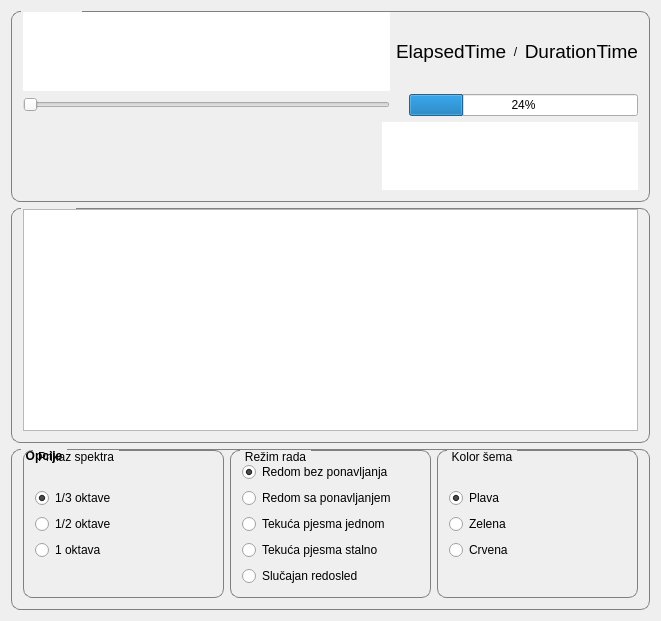
<?xml version="1.0" encoding="UTF-8"?>
<ui version="4.0">
 <class>Dialog</class>
 <widget class="QDialog" name="Dialog">
  <property name="geometry">
   <rect>
    <x>0</x>
    <y>0</y>
    <width>661</width>
    <height>621</height>
   </rect>
  </property>
  <property name="windowTitle">
   <string>Mp3 Player</string>
  </property>
  <layout class="QVBoxLayout" name="verticalLayout_8">
   <item>
    <widget class="QGroupBox" name="groupBox">
     <property name="sizePolicy">
      <sizepolicy hsizetype="Preferred" vsizetype="Fixed">
       <horstretch>0</horstretch>
       <verstretch>0</verstretch>
      </sizepolicy>
     </property>
     <property name="minimumSize">
      <size>
       <width>0</width>
       <height>191</height>
      </size>
     </property>
     <property name="maximumSize">
      <size>
       <width>16777215</width>
       <height>191</height>
      </size>
     </property>
     <property name="font">
      <font>
       <weight>75</weight>
       <bold>true</bold>
      </font>
     </property>
     <property name="styleSheet">
      <string notr="true">QGroupBox {
border: 1px solid gray;
border-radius: 9px;
margin-top: 0.5em;
}
QGroupBox::title {
subcontrol-origin: margin;
left: 10px;
padding: 0 3px 0 3px;
}</string>
     </property>
     <property name="title">
      <string>Trenutno</string>
     </property>
     <layout class="QHBoxLayout" name="horizontalLayout_3">
      <property name="topMargin">
       <number>0</number>
      </property>
      <item>
       <layout class="QGridLayout" name="gridLayout_2" rowstretch="0,10" columnstretch="10,0">
        <item row="1" column="1">
         <widget class="QTableWidget" name="tableWidget_2">
          <property name="focusPolicy">
           <enum>Qt::NoFocus</enum>
          </property>
          <property name="frameShape">
           <enum>QFrame::NoFrame</enum>
          </property>
          <property name="frameShadow">
           <enum>QFrame::Plain</enum>
          </property>
          <property name="verticalScrollBarPolicy">
           <enum>Qt::ScrollBarAlwaysOff</enum>
          </property>
          <property name="horizontalScrollBarPolicy">
           <enum>Qt::ScrollBarAlwaysOff</enum>
          </property>
          <property name="editTriggers">
           <set>QAbstractItemView::NoEditTriggers</set>
          </property>
          <property name="selectionMode">
           <enum>QAbstractItemView::NoSelection</enum>
          </property>
          <attribute name="horizontalHeaderVisible">
           <bool>false</bool>
          </attribute>
          <attribute name="verticalHeaderVisible">
           <bool>false</bool>
          </attribute>
         </widget>
        </item>
        <item row="0" column="0" colspan="2">
         <layout class="QGridLayout" name="gridLayout" columnstretch="5,0">
          <property name="sizeConstraint">
           <enum>QLayout::SetMinAndMaxSize</enum>
          </property>
          <property name="horizontalSpacing">
           <number>6</number>
          </property>
          <property name="verticalSpacing">
           <number>3</number>
          </property>
          <item row="0" column="0">
           <widget class="QListWidget" name="listWidget">
            <property name="font">
             <font>
              <family>Nimbus Roman No9 L</family>
              <pointsize>14</pointsize>
             </font>
            </property>
            <property name="styleSheet">
             <string notr="true"/>
            </property>
            <property name="frameShape">
             <enum>QFrame::NoFrame</enum>
            </property>
            <property name="frameShadow">
             <enum>QFrame::Plain</enum>
            </property>
            <property name="verticalScrollBarPolicy">
             <enum>Qt::ScrollBarAlwaysOff</enum>
            </property>
            <property name="editTriggers">
             <set>QAbstractItemView::NoEditTriggers</set>
            </property>
            <property name="selectionMode">
             <enum>QAbstractItemView::NoSelection</enum>
            </property>
            <property name="horizontalScrollMode">
             <enum>QAbstractItemView::ScrollPerPixel</enum>
            </property>
            <property name="currentRow">
             <number>-1</number>
            </property>
           </widget>
          </item>
          <item row="0" column="1">
           <layout class="QHBoxLayout" name="horizontalLayout">
            <item>
             <widget class="QLabel" name="label_2">
              <property name="font">
               <font>
                <pointsize>14</pointsize>
               </font>
              </property>
              <property name="text">
               <string>ElapsedTime</string>
              </property>
             </widget>
            </item>
            <item>
             <widget class="QLabel" name="label_4">
              <property name="text">
               <string>/</string>
              </property>
              <property name="alignment">
               <set>Qt::AlignCenter</set>
              </property>
             </widget>
            </item>
            <item>
             <widget class="QLabel" name="label">
              <property name="font">
               <font>
                <pointsize>14</pointsize>
               </font>
              </property>
              <property name="text">
               <string>DurationTime</string>
              </property>
              <property name="alignment">
               <set>Qt::AlignRight|Qt::AlignTrailing|Qt::AlignVCenter</set>
              </property>
             </widget>
            </item>
           </layout>
          </item>
          <item row="1" column="0">
           <widget class="QSlider" name="horizontalSlider">
            <property name="orientation">
             <enum>Qt::Horizontal</enum>
            </property>
           </widget>
          </item>
          <item row="1" column="1">
           <layout class="QHBoxLayout" name="horizontalLayout_2">
            <item>
             <widget class="QLabel" name="label_3">
              <property name="sizePolicy">
               <sizepolicy hsizetype="Fixed" vsizetype="Fixed">
                <horstretch>0</horstretch>
                <verstretch>0</verstretch>
               </sizepolicy>
              </property>
              <property name="maximumSize">
               <size>
                <width>31</width>
                <height>31</height>
               </size>
              </property>
              <property name="text">
               <string/>
              </property>
              <property name="pixmap">
               <pixmap resource="rsc_file.qrc">:/imgs/VolumeNormalBlue.png</pixmap>
              </property>
              <property name="scaledContents">
               <bool>true</bool>
              </property>
             </widget>
            </item>
            <item>
             <widget class="QProgressBar" name="progressBar">
              <property name="styleSheet">
               <string notr="true"/>
              </property>
              <property name="value">
               <number>24</number>
              </property>
             </widget>
            </item>
           </layout>
          </item>
         </layout>
        </item>
       </layout>
      </item>
     </layout>
    </widget>
   </item>
   <item>
    <widget class="QGroupBox" name="groupBox_3">
     <property name="font">
      <font>
       <weight>75</weight>
       <bold>true</bold>
      </font>
     </property>
     <property name="styleSheet">
      <string notr="true">QGroupBox {
border: 1px solid gray;
border-radius: 9px;
margin-top: 0.5em;
}
QGroupBox::title {
subcontrol-origin: margin;
left: 10px;
padding: 0 3px 0 3px;
}</string>
     </property>
     <property name="title">
      <string>Plejlista</string>
     </property>
     <layout class="QVBoxLayout" name="verticalLayout_4">
      <property name="topMargin">
       <number>0</number>
      </property>
      <item>
       <widget class="QTableWidget" name="tableWidget">
        <property name="styleSheet">
         <string notr="true"/>
        </property>
        <property name="frameShape">
         <enum>QFrame::StyledPanel</enum>
        </property>
        <property name="frameShadow">
         <enum>QFrame::Plain</enum>
        </property>
        <property name="autoScrollMargin">
         <number>16</number>
        </property>
        <property name="editTriggers">
         <set>QAbstractItemView::NoEditTriggers</set>
        </property>
        <property name="selectionMode">
         <enum>QAbstractItemView::SingleSelection</enum>
        </property>
        <property name="selectionBehavior">
         <enum>QAbstractItemView::SelectRows</enum>
        </property>
        <property name="iconSize">
         <size>
          <width>0</width>
          <height>0</height>
         </size>
        </property>
        <property name="showGrid">
         <bool>false</bool>
        </property>
        <property name="gridStyle">
         <enum>Qt::NoPen</enum>
        </property>
        <property name="wordWrap">
         <bool>false</bool>
        </property>
        <property name="cornerButtonEnabled">
         <bool>false</bool>
        </property>
        <property name="rowCount">
         <number>0</number>
        </property>
        <property name="columnCount">
         <number>0</number>
        </property>
        <attribute name="horizontalHeaderVisible">
         <bool>false</bool>
        </attribute>
        <attribute name="horizontalHeaderDefaultSectionSize">
         <number>200</number>
        </attribute>
        <attribute name="verticalHeaderVisible">
         <bool>false</bool>
        </attribute>
        <attribute name="verticalHeaderCascadingSectionResizes">
         <bool>false</bool>
        </attribute>
        <attribute name="verticalHeaderDefaultSectionSize">
         <number>30</number>
        </attribute>
        <attribute name="verticalHeaderHighlightSections">
         <bool>true</bool>
        </attribute>
       </widget>
      </item>
     </layout>
    </widget>
   </item>
   <item>
    <widget class="QGroupBox" name="groupBox_2">
     <property name="font">
      <font>
       <weight>75</weight>
       <bold>true</bold>
      </font>
     </property>
     <property name="styleSheet">
      <string notr="true">QGroupBox {
border: 1px solid gray;
border-radius: 9px;
margin-top: 0.5em;
}
QGroupBox::title {
subcontrol-origin: margin;
left: 10px;
padding: 0 3px 0 3px;
}</string>
     </property>
     <property name="title">
      <string>Opcije</string>
     </property>
     <layout class="QHBoxLayout" name="horizontalLayout_4">
      <property name="topMargin">
       <number>0</number>
      </property>
      <item>
       <widget class="QGroupBox" name="groupBox_5">
        <property name="title">
         <string>Prikaz spektra</string>
        </property>
        <layout class="QVBoxLayout" name="verticalLayout_6">
         <item>
          <layout class="QVBoxLayout" name="verticalLayout">
           <item>
            <widget class="QRadioButton" name="radioButton_3">
             <property name="text">
              <string>1/3 oktave</string>
             </property>
             <property name="checked">
              <bool>true</bool>
             </property>
            </widget>
           </item>
           <item>
            <widget class="QRadioButton" name="radioButton_2">
             <property name="text">
              <string>1/2 oktave</string>
             </property>
            </widget>
           </item>
           <item>
            <widget class="QRadioButton" name="radioButton">
             <property name="text">
              <string>1 oktava</string>
             </property>
             <property name="checked">
              <bool>false</bool>
             </property>
            </widget>
           </item>
          </layout>
         </item>
        </layout>
       </widget>
      </item>
      <item>
       <widget class="QGroupBox" name="groupBox_4">
        <property name="title">
         <string>Režim rada</string>
        </property>
        <layout class="QVBoxLayout" name="verticalLayout_5">
         <item>
          <layout class="QVBoxLayout" name="verticalLayout_2">
           <item>
            <widget class="QRadioButton" name="radioButton_4">
             <property name="text">
              <string>Redom bez ponavljanja</string>
             </property>
             <property name="checked">
              <bool>true</bool>
             </property>
            </widget>
           </item>
           <item>
            <widget class="QRadioButton" name="radioButton_5">
             <property name="text">
              <string>Redom sa ponavljanjem</string>
             </property>
            </widget>
           </item>
           <item>
            <widget class="QRadioButton" name="radioButton_6">
             <property name="text">
              <string>Tekuća pjesma jednom</string>
             </property>
            </widget>
           </item>
           <item>
            <widget class="QRadioButton" name="radioButton_7">
             <property name="text">
              <string>Tekuća pjesma stalno</string>
             </property>
            </widget>
           </item>
           <item>
            <widget class="QRadioButton" name="radioButton_8">
             <property name="text">
              <string>Slučajan redosled</string>
             </property>
            </widget>
           </item>
          </layout>
         </item>
        </layout>
       </widget>
      </item>
      <item>
       <widget class="QGroupBox" name="groupBox_6">
        <property name="title">
         <string>Kolor šema</string>
        </property>
        <layout class="QVBoxLayout" name="verticalLayout_7">
         <item>
          <layout class="QVBoxLayout" name="verticalLayout_3">
           <item>
            <widget class="QRadioButton" name="radioButton_9">
             <property name="text">
              <string>Plava</string>
             </property>
             <property name="checked">
              <bool>true</bool>
             </property>
            </widget>
           </item>
           <item>
            <widget class="QRadioButton" name="radioButton_10">
             <property name="text">
              <string>Zelena</string>
             </property>
            </widget>
           </item>
           <item>
            <widget class="QRadioButton" name="radioButton_11">
             <property name="text">
              <string>Crvena</string>
             </property>
            </widget>
           </item>
          </layout>
         </item>
        </layout>
       </widget>
      </item>
     </layout>
    </widget>
   </item>
  </layout>
 </widget>
 <layoutdefault spacing="6" margin="11"/>
 <resources>
  <include location="rsc_file.qrc"/>
 </resources>
 <connections/>
</ui>
